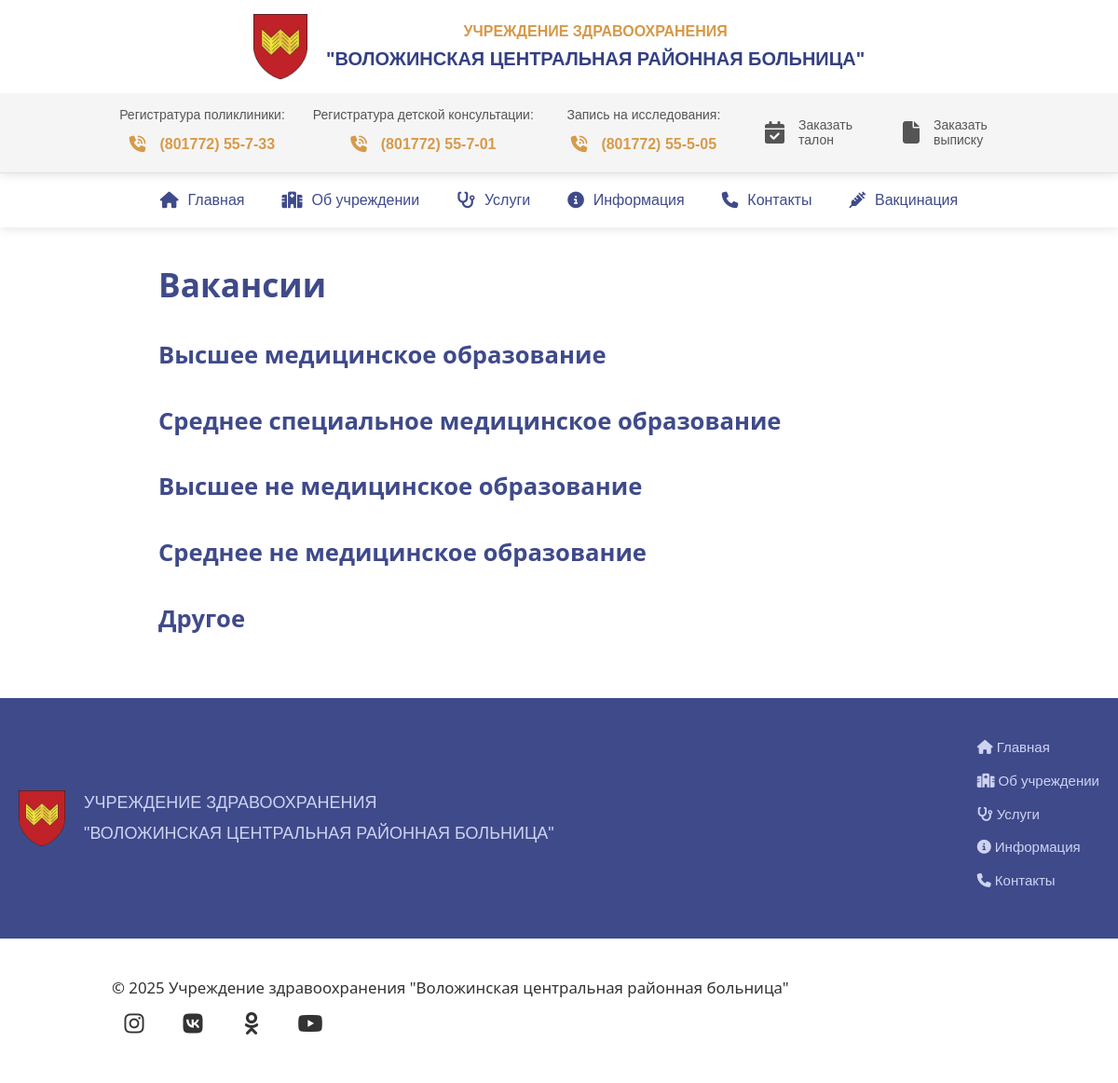
/vacancies/, run on an earlier commit of the app's database.
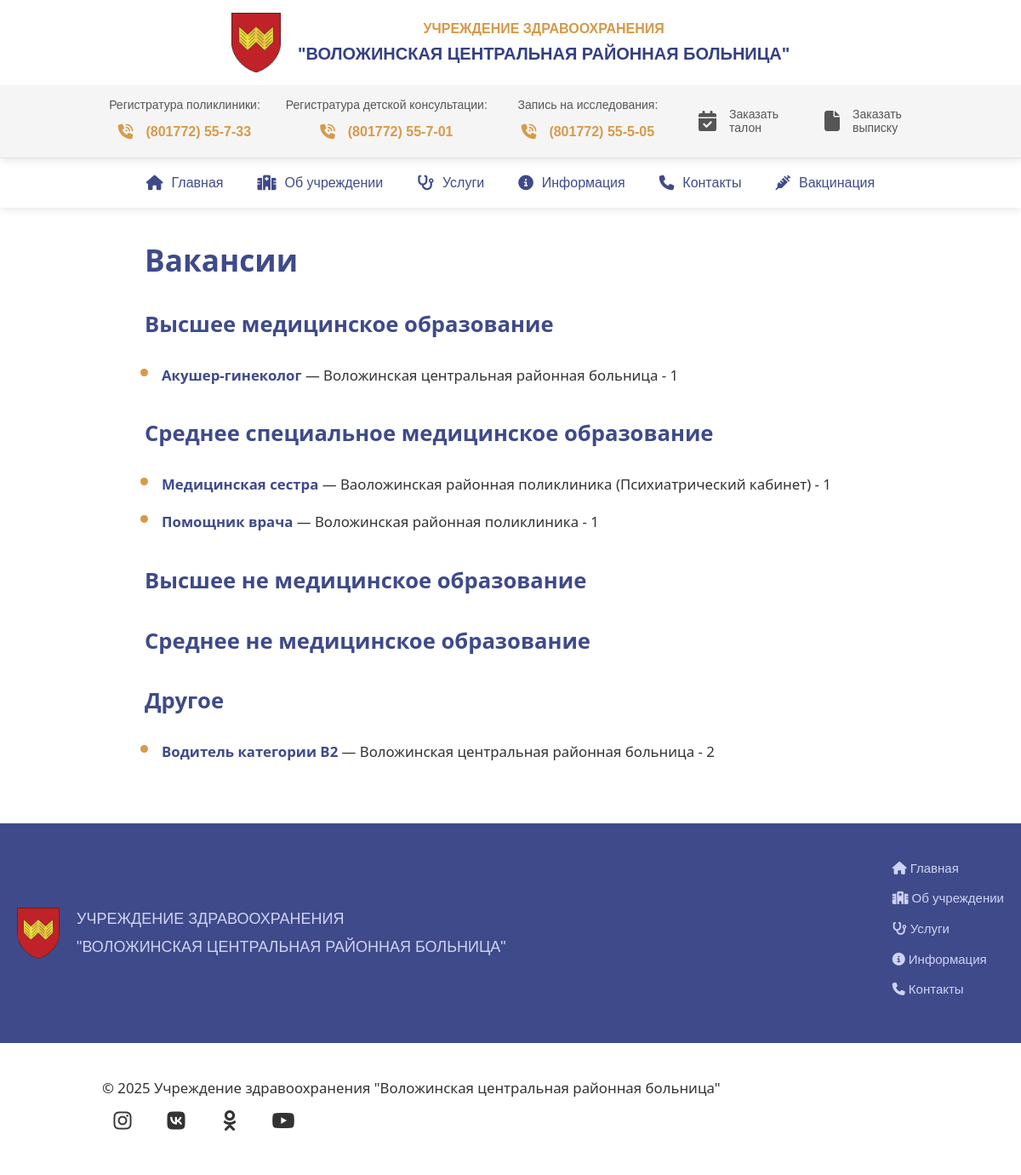
And on a later commit of the database.
### vacancies/models.py (models this page shows, shortened)
class Vacancy(models.Model):
    CATEGORY_CHOICES = [
        ('high_med_education', 'Высшее медицинское образование'),
        ('secondary_med_education', 'Среднее специальное медицинское образование'),
        ('high_education', 'Высшее не медицинское образование'),
        ('secondary_education', 'Среднее не медицинское образование'),
        ('other', 'Другое'),
    ]
    title = models.CharField(max_length=255)
    position = models.TextField(blank=True)
    is_active = models.BooleanField(default=True)
    category = models.CharField(
        max_length=30, choices=CATEGORY_CHOICES, default='secondary_med_education')
    class Meta:
        verbose_name = 'Вакансия'
        verbose_name_plural = 'Вакансии'

### vacancies/views.py (the view)
# urls.py: path('', vacancies_list, name='vacancies'),
def vacancies_list(request):
    category_order = [
        'high_med_education',
        'secondary_med_education',
        'high_education',
        'secondary_education',
        'other',
    ]
    category_labels = dict(Vacancy.CATEGORY_CHOICES)
    grouped_vacancies = []
    for cat_value in category_order:
        cat_label = category_labels.get(cat_value, cat_value)
        vacancies = Vacancy.objects.filter(
            category=cat_value,
            is_active=True
        ).order_by('title')
        grouped_vacancies.append({
            'category_label': cat_label,
            'vacancies': vacancies
        })
    context = {
        'grouped_vacancies': grouped_vacancies
    }
    return render(request, 'vacancies/vacancies.html', context)

### vacancies/templates/vacancies/vacancies.html (shortened to what this page needs)
{% extends 'main/layout.html' %}
{% load static %}
{% block content %}
<link rel="stylesheet" href="{% static 'main/css/specialists.css' %}">
<link rel="stylesheet" href="{% static 'main/css/about.css' %}">
<div class="about-container">
<h1>Вакансии</h1>
{% for group in grouped_vacancies %}
    <h2>{{ group.category_label }}</h2>
    <ul>
        {% for vacancy in group.vacancies %}
            <li>
                <strong>{{ vacancy.title }}</strong>
                {% if vacancy.position %}
                    — {{ vacancy.position }}
                {% endif %}
            </li>
        {% endfor %}
    </ul>
{% empty %}
    <p>Нет доступных вакансий.</p>
{% endfor %}
  </div>
{% endblock %}

What changed in the data, as far as the page shows it:
added Vacancy: title "Акушер-гинеколог", position "Воложинская центральная районная больница - 1", shown under "Высшее медицинское образование"
added Vacancy: title "Медицинская сестра", position "Ваоложинская районная поликлиника (Психиатрический кабинет) - 1", shown under "Среднее специальное медицинское образование"
added Vacancy: title "Помощник врача", position "Воложинская районная поликлиника - 1", shown under "Среднее специальное медицинское образование"
added Vacancy: title "Водитель категории B2", position "Воложинская центральная районная больница - 2", shown under "Другое"
